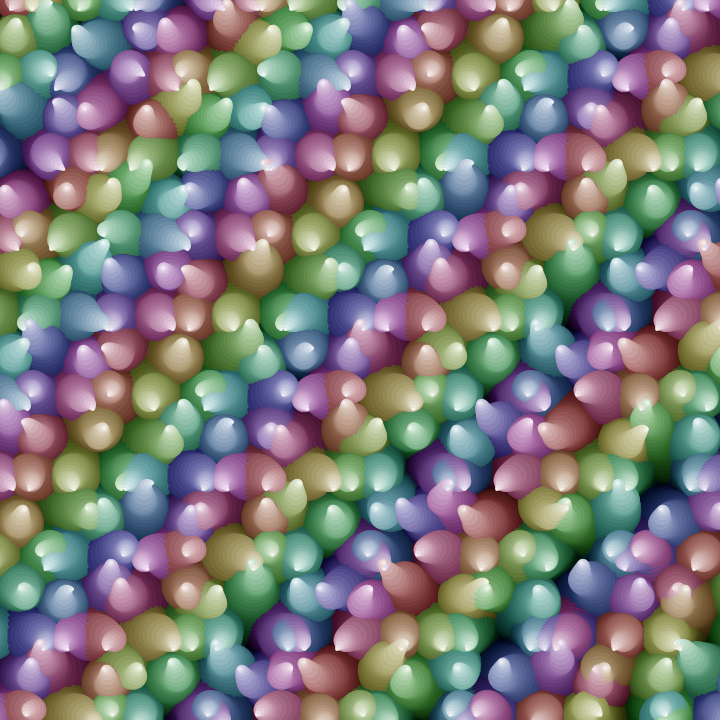
Frame 1 (no input)
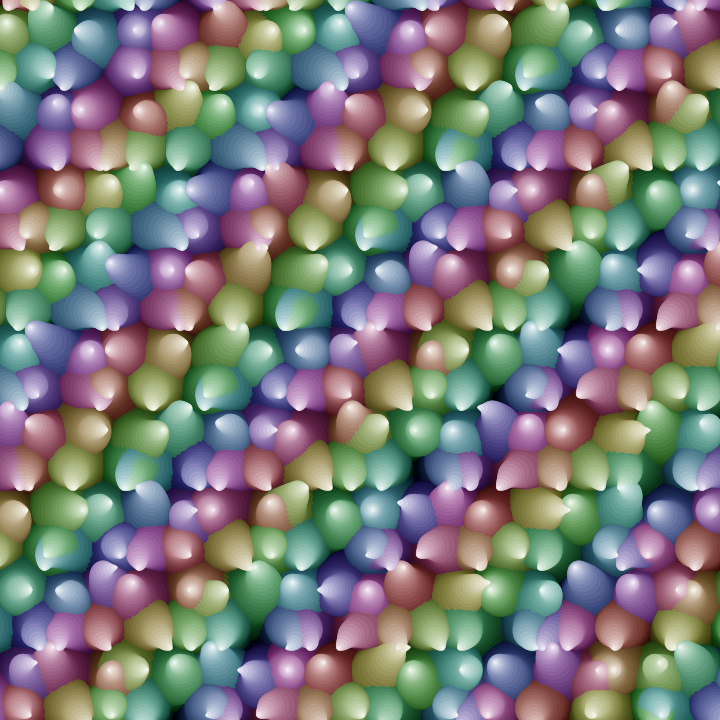
Frame 60 (the mouse pressed at the canvas centre just before this capture)
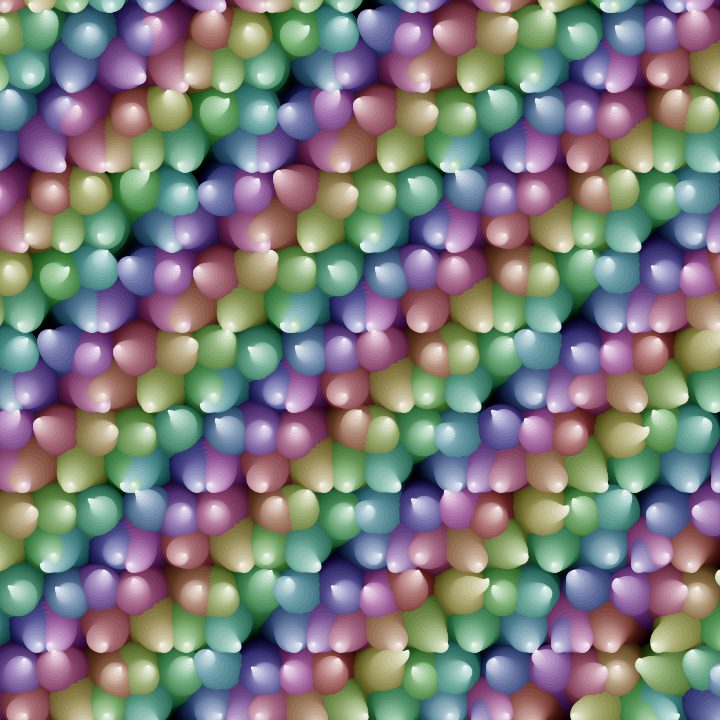
Frame 120 (the mouse held since frame 60 and released just before this capture)

The Processing sketch that drew these frames (run headless with seeded random() and noise(); from frame 60 on, the mouse is pressed at the canvas centre):

// Processing sketch: sketch_7292020_SwirlingCoral
// ── sketch_7292020_SwirlingCoral.pde
float t,x,y,d;
void setup(){size(720,720);noStroke();colorMode(HSB);}
void draw(){
t+=.004;
for(d=90;d>0;d-=3)
for(y=0;y<760;y+=40)
for(x=y/40%2*20;x<760;x+=40){
fill((x+y)%255,d*3,255-d*3);
circle(x+noise(x+y,d*.01,t)*99-50,y+noise(d*.01,x*y,t)*99-50,d);
}
}
